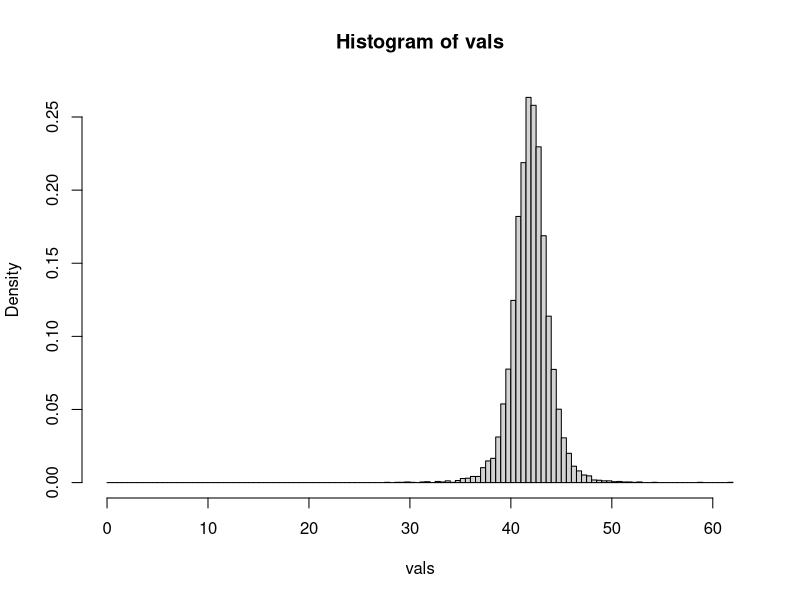
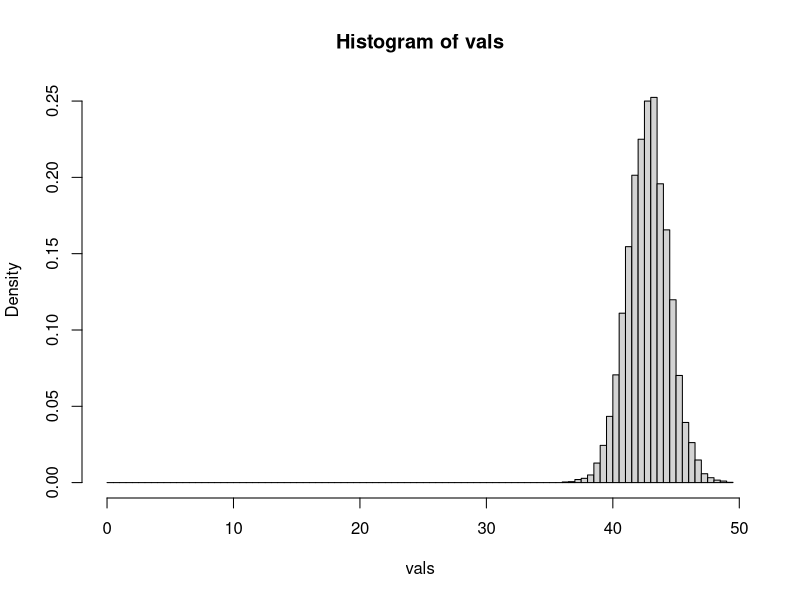

Generate these figures, in order, with R: (Note: this script raises an error after producing the figures.)
# QUALITATIVE factors edition
#############################################################
# Part 0: Data Input and Sufficient Statistics Computations #
#############################################################

# libraries
library(MASS)

# setting the seed so that computations can be repeated provided all relevant Parts are run consecutively
set.seed(1)

########################################################################################
#A Here is the code to generate some test data. Inputting data: TBA.                   #

l = c(2, 3) # input the number of levels per factor
m = length(l) # the number of factors.

k = prod(l) # letting this denote the possible number of combinations between the crossed factors 
n_vector = c(5, 5, 5, 5, 5, 5) # the size of n should be equal to k (if factors are crossed) 
n = sum(n_vector)
# If not, there's a problem.

# Generating Y (for testing purposes)

mu = c(2, 4, 6, 8, 10, 12)
Y = numeric(n)
for(i in 1:k){
  if(i == 1){
    Y[1:n[i]] = rnorm(n_vector[i], mean = mu[i], sd = 2)
  } else {
    Y[(cumsum(n_vector)[i-1]+1):cumsum(n_vector)[i]] = rnorm(n_vector[i], mean = mu[i], sd = 2)
  }
}

################################################################################
# Here is the code for computing X given the information above                 #
################################################################################

qual_generate_X = function(n_vector){
  #' Given the sample size per each combination, generates the X matrix.
  #' @param n a vector, which is the sample size per combination.
  #' @examples
  #' > qual_generate_X(c(1, 2, 1, 4))
  #'      [,1] [,2] [,3] [,4]
  #' [1,]    1    0    0    0
  #' [2,]    0    1    0    0
  #' [3,]    0    1    0    0
  #' [4,]    0    0    1    0
  #' [5,]    0    0    0    1
  #' [6,]    0    0    0    1
  #' [7,]    0    0    0    1
  #' [8,]    0    0    0    1
  X = matrix(0, nrow = length(n_vector), ncol = sum(n_vector))
  
  for(i in 1:length(n_vector)) {
    if(i == 1) {
      X[i, 1:n_vector[i]] = 1
    } else {
      start_idx = cumsum(n_vector)[i-1] + 1
      end_idx = cumsum(n_vector)[i]
      X[i, start_idx:end_idx] = 1
    }
  }
  return(t(X))
}

X = qual_generate_X(n_vector)

################################################################################
# Here is the code to compute the minimal sufficient statistics                #
################################################################################

qual_Y_metrics = function(X, Y){
  #' Given the values of the Y vector and the X matrix, computes the minimal
  #' sufficient statistics (b, s^2, and C).
  #' @param X a matrix.
  #' @param Y a vector containing the data.
  #' @param m represents the number of factors.
  #' @param l a vector that contains the number of levels per factor.
  b = solve(t(X) %*% X) %*% t(X) %*% Y
  s_2 = t(Y - X %*% b) %*% (Y - X %*% b)
  C = 1
  for(i in 1:m){
    Ci = cbind(rep(1, l[i]), contr.helmert(l[i])) # dropped the normalization
    C = C %x% Ci # kronecker product
  }
  newlist = list("b" = b, "s_2" = s_2, "C" = C)
  return(newlist)
}

results = qual_Y_metrics(X, Y)

b = results$b
s_2 = results$s_2
C = results$C

#####################################
# Part 1: Elicitation of the Prior  #
#####################################

# Here is the code to input for the elicitation manually #

p=1 # this is set
gamma = 0.99
s1 = c(1)
s2 = c(7)
lower_bd = c(0)
upper_bd = c(50)

m1 = c(0, 2, 4, 6, 8, 10)
m2 = c(4, 6, 8, 10, 12, 14)

elicit_prior_sigma_function = function(p, gamma, s1, s2, upper_bd, lower_bd){
  #' 1/sigma^2 ~ gamma(alpha01, alpha02). Here, we elicit the prior for sigma.
  #' We specify s1, s2 such that s1 <= sigma * z_{(1+gamma)/2} <= s2
  #' Then the values alpha01, alpha02 are solved for:
  #' Gamma(alpha01, 1, alpha02 * z^{2}_{(1+p)/2}/s^{2}_{1}) = (1+gamma)/2
  #' Gamma(alpha01, 1, alpha02 * z^{2}_{(1+p)/2}/s^{2}_{2}) = (1-gamma)/2
  #' Using the bisection method.
  #' @param p represents the number of dimensions.
  #' @param gamma represents the virtual certainty.
  sigmabounds_of_interest = list(s1, s2, upper_bd, lower_bd)
  for(i in sigmabounds_of_interest){
    if(length(i) != p){return("Error: there is a vector that doesn't have length p.")}
  }
  
  gam = (1+gamma)/2
  z0 = qnorm(gam,0,1)
  upbdinvsigma2 = (z0/s1)**2 
  lwbdinvsigma2 = (z0/s2)**2 
  
  alpha01 = numeric(p) 
  alpha02 = numeric(p)
  
  for(j in 1:p){
    # iterate until prob content of s1<= sigma*z0 <= s2 is within eps of p 
    eps = .0001
    maxits = 100
    alphalow = lower_bd[j]
    alphaup = upper_bd[j]
    for (i in 1:maxits){
      alpha = (alphalow + alphaup)/2
      beta = qgamma(gam, alpha, 1)/upbdinvsigma2[j]
      test = pgamma(beta*lwbdinvsigma2[j], alpha, 1)
      if (abs(test-(1-gam)) <= eps) { break }
      if (test < 1 - gam) { alphaup = alpha} 
      else if (test > 1 - gam) { alphalow = alpha }
    }
    alpha01[j] = alpha
    alpha02[j] = beta
  }
  
  newlist = list("lwbdinvsigma2" = lwbdinvsigma2, "upbdinvsigma2" = upbdinvsigma2, 
                 "alpha01" = alpha01, "alpha02" = alpha02, 
                 "z0" = z0, "s1" = s1, "s2" = s2)
  return(newlist)
}

elicit_prior_beta0_function = function(p, gamma, m1, m2, alpha01, alpha02){
  #' We elicit the prior for beta0 and lambda0.
  #' @param p represents the number of dimensions.
  #' @param gamma represents the virtual certainty.
  #' @param m1 represents the lower bound for beta0.
  #' @param m2 represents the upper bound for beta0.
  #' @param alpha01 a vector generated from sigma, along with alpha02.
  
  beta0 = (m1 + m2)/2 
  gam = (1+gamma)/2
  lambda0 = (m2 - m1)/(2 * sqrt(alpha02/alpha01) * qt(gam, df = 2 * alpha01))
  
  newlist = list("beta0" = beta0, "lambda0" = lambda0, "m1" = m1, "m2" = m2)
  return(newlist)
}

prior_sigma_vals = elicit_prior_sigma_function(p, gamma, s1, s2, upper_bd, lower_bd)

prior_sigma_vals

alpha01 = prior_sigma_vals$alpha01
alpha02 = prior_sigma_vals$alpha02

z0 = prior_sigma_vals$z0 # this is the (1+gamma)/2 quantile of the standard normal dist.

lwbdinvsigma2 = prior_sigma_vals$lwbdinvsigma2 # This is (z0/s2)^2
upbdinvsigma2 = prior_sigma_vals$upbdinvsigma2 # This is (z0/s1)^2

prior_beta0_vals = elicit_prior_beta0_function(p, gamma, m1, m2, alpha01, alpha02)

lambda0 = prior_beta0_vals$lambda0
beta0 = prior_beta0_vals$beta0

###################################
# Part 2: Sampling from the prior #
###################################

# Nprior = size of sample from the prior

Nprior = 10000

qual_sample_prior = function(Nprior, k, alpha01, alpha02, beta0, lambda0){
  #' This generates a sample of Nprior from the prior on N(mu, Sigma).
  #' @param Nprior represents the Monte Carlo sample size.
  #' @param k represents the number of possible combinations between the factors.
  #' The values of alpha01, alpha02, beta0, and lambda0 are from the prior elicitation.
  prior_sigma_2_vector = rep(0, Nprior)
  prior_beta_matrix = matrix(NA, nrow = Nprior, ncol = k)
  for(i in 1:Nprior){
    prior_sigma_2_vector[i] = 1/(rgamma(1, alpha01, alpha02))
    prior_Sigma = diag(lambda0 * prior_sigma_2_vector[i])
    prior_beta_matrix[i,] = mvrnorm(mu = beta0, Sigma = prior_Sigma)
  }
  newlist = list("prior_sigma_2_vector" = prior_sigma_2_vector,
                 "prior_beta_matrix" = prior_beta_matrix)
  return(newlist)
}

sample_prior_vals = qual_sample_prior(Nprior = Nprior, k = k, alpha01 = alpha01, 
                                      alpha02 = alpha02, beta0 = beta0, lambda0 = lambda0)

prior_sigma_2_vector = sample_prior_vals$prior_sigma_2_vector
prior_beta_matrix = sample_prior_vals$prior_beta_matrix

#######################################
# Part 3: Sampling from the posterior #
#######################################

# Npost = size of sample from the posterior

Npost = 10000 # change this later

qual_sample_post = function(Npost, X, k, n, alpha01, alpha02, lambda0, beta0, b, s_2){
  #' This generates a sample of Npost from the posterior on N(mu, Sigma).
  #' @param Npost represents the Monte Carlo sample size.
  #' @param k represents the number of possible combinations between the factors.
  #' @param n represents the total sample size.
  #' The values of alpha01, alpha02, and beta0 are from the prior elicitation.
  #' The values of b and s_2 are computed from the minimal sufficient statistic.
  Lambda0 = diag(lambda0)
  inv_L0 = diag(1/lambda0)
  
  side_eqn = solve(Lambda0 + solve(t(X) %*% X))
  alpha02_y = alpha02 + s_2/2 + (t(b - beta0) %*% side_eqn %*% (b - beta0))/2
  
  Sigma_y = solve(t(X) %*% X + solve(Lambda0))
  beta_y = solve(t(X) %*% X + inv_L0) %*% (t(X) %*% X %*% b + inv_L0 %*% beta0)
  
  post_sigma_2_vector = rep(0, Npost)
  post_beta_matrix = matrix(NA, nrow = Npost, ncol = k)
  
  for(i in 1:Npost){
    post_sigma_2 = 1/rgamma(1, n/2 + alpha01, alpha02_y)
    post_sigma_2_vector[i] = post_sigma_2
    post_beta_matrix[i,] = mvrnorm(mu = beta_y, Sigma = post_sigma_2 * Sigma_y)
  }
  newlist = list("post_sigma_2_vector" = post_sigma_2_vector,
                 "post_beta_matrix" = post_beta_matrix)
  return(newlist)
}

sample_post_vals = qual_sample_post(Npost = Npost, X = X, k = k, n = n, alpha01 = alpha01, 
                                    alpha02 = alpha02, lambda0 = lambda0, 
                                    beta0 = beta0, b = b, s_2 = s_2)

post_sigma_2_vector = sample_post_vals$post_sigma_2_vector
post_beta_matrix = sample_post_vals$post_beta_matrix

#######################################
# Part 4: Relative Belief Ratio       #
#######################################

# SINCE l = c(2, 3) we have the following order:
# a11, a12, a21, a22, a31, a32

col_num = 1

prior_alpha = (t(C) %*% t(prior_beta_matrix))[col_num,]
post_alpha = (t(C) %*% t(post_beta_matrix))[col_num, ]

alpha_plot_vals = function(Nmontecarlo, smoother = 7, delta = 0.5, alpha_vals){
  #' Obtains the smoothed plot of the density of alpha (applicable to prior and
  #' posterior)
  #' @param Nprior represents the Monte Carlo sample size used for the prior.
  #' @param smoother an odd number of points to average prior density values.
  #' write more later....
  vals = abs(alpha_vals)
  alpha_upper_bd = max(vals)
  
  breaks = seq(0, alpha_upper_bd, by = delta)
  if (tail(breaks, n=1) <= alpha_upper_bd) {
    breaks = c(breaks, breaks[length(breaks)] + delta)
  } 
  
  alpha_hist = hist(vals, breaks, freq = F)
  alpha_mids = alpha_hist$mids
  alpha_density = alpha_hist$density 
  
  # making a smoothed plot of the density of alpba
  alpha_dens_smoothed = alpha_density
  numcells = length(alpha_hist$counts)
  halfm = (smoother-1)/2
  for(i in (1+halfm):(numcells-halfm)){
    sum = 0
    for (j in (-halfm):halfm){
      sum = sum + alpha_density[i+j]
    }
    alpha_dens_smoothed[i]=sum/smoother 
  }
  
  newlist = list("alpha_mids" = alpha_mids, 
                 "alpha_dens" = alpha_density,
                 "alpha_dens_smoothed" = alpha_dens_smoothed,
                 "breaks" = breaks)
  return(newlist)
}

prior_alpha_vals = alpha_plot_vals(Nmontecarlo = Nprior, smoother = 7, delta = 0.5, 
                                   alpha_vals = prior_alpha)

post_alpha_vals = alpha_plot_vals(Nmontecarlo = Npost, smoother = 7, delta = 0.5, 
                                  alpha_vals = post_alpha)

prior_alpha_dens_smoothed = prior_alpha_vals$alpha_dens_smoothed
prior_alpha_breaks = prior_alpha_vals$breaks

post_alpha_dens_smoothed = post_alpha_vals$alpha_dens_smoothed
post_alpha_breaks = post_alpha_vals$breaks

rbr_alpha = function(prior_alpha_dens_smoothed, prior_alpha_breaks, 
                     post_alpha_dens_smoothed, post_alpha_breaks){
  #' Obtain the relative belief ratio of psi based off of the prior and posterior values.
  #' @param prior_alpha_dens_smoothed represents the prior alpha values.
  #' @param prior_alpha_breaks represents the end points of the grid containing the prior alpha values.
  #' @param post_alpha_dens_smoothed represents the posterior alpha values.
  #' @param post_alpha_breaks represents the end points of the grid containing the post alpha values.
  
  # Only need to focus on the max value due to endpoints
  extra = abs(length(prior_alpha_breaks) - length(post_alpha_breaks))
  if(length(prior_alpha_breaks) > length(post_alpha_breaks)){
    post_alpha_dens_smoothed = c(post_alpha_dens_smoothed, rep(0, extra))
    rbr_breaks = prior_alpha_breaks
  } else {
    prior_alpha_dens_smoothed = c(prior_alpha_dens_smoothed, rep(0, extra))
    rbr_breaks = post_alpha_breaks
  }
  numcells = length(rbr_breaks)-1
  RB_alpha = rep(0, numcells)
  for (i in 1:numcells){
    if (prior_alpha_dens_smoothed[i] != 0){
      RB_alpha[i] = post_alpha_dens_smoothed[i]/prior_alpha_dens_smoothed[i]}
  }
  # getting the midpoints for rbr
  comp_delta = diff(rbr_breaks)[1]
  half_delta = comp_delta/2
  RB_mids = seq(from = rbr_breaks[1] + half_delta, 
                to = rbr_breaks[length(rbr_breaks)] - half_delta, 
                by = comp_delta)
  
  newlist = list("RB_breaks" = rbr_breaks, "RB_mids" = RB_mids,
                 "RB_alpha" = RB_alpha,
                 "post_alpha_dens_smoothed" = post_alpha_dens_smoothed,
                 "prior_alpha_dens_smoothed" = prior_alpha_dens_smoothed)
  return(newlist)
}

rbr_alpha_vals = rbr_alpha(prior_alpha_dens_smoothed, prior_alpha_breaks, 
                           post_alpha_dens_smoothed, post_alpha_breaks)

# Estimations for Psi ##########################################

# May need to change the name of the function arguments, but these are the same
# functions as they were for the other case.
plausible_region_est = function(prior_psi_mids, RB_psi, post_psi_dens_smoothed,
                                delta_psi){
  # estimating plausible region
  plaus_region = ifelse(RB_psi > 1, prior_psi_mids, 0)
  
  # getting the interval instead
  nonzero_values = plaus_region[plaus_region != 0]
  plaus_interval = c(nonzero_values[1], nonzero_values[length(nonzero_values)])
  
  # getting the posterior content of the plausible region
  plaus_content = 0
  for(i in 1:length(prior_psi_mids)){
    if(RB_psi[i] > 1){
      plaus_content = plaus_content + post_psi_dens_smoothed[i]
    }
  }
  plaus_content = plaus_content * delta_psi
  
  newlist = list("plaus_region" = plaus_region,
                 "plaus_interval" = plaus_interval,
                 "plaus_content" = plaus_content)
  return(newlist)
}

plausible_region_est(prior_psi_mids = rbr_alpha_vals$RB_mids, 
                     RB_psi = rbr_alpha_vals$RB_alpha, 
                     post_psi_dens_smoothed = rbr_alpha_vals$post_alpha_dens_smoothed, 
                     delta_psi = 0.5)

psi_hypothesis_test = function(psi_0 = -2, prior_psi_mids, RB_psi, post_psi_dens_smoothed,
                               delta_psi){
  
  psi_0_index = which.min(abs(prior_psi_mids - psi_0))
  
  # evidence for or against psi0
  if(RB_psi[psi_0_index] > 1){
    psi_message = paste("RB of psi_0 = ",RB_psi[psi_0_index]," so there is evidence in favor of H_0 : psi = ",
                        psi_0, sep ="")
  }
  else if(RB_psi[psi_0_index] < 1){
    psi_message = paste("RB of psi_0 = ", RB_psi[psi_0_index]," so there is evidence against H_0 : psi = ",
                        psi_0, sep = "")
  }
  else if(RB_psi[psi_0_index] == 1){
    psi_message = paste("RB of psi_0 = ", RB_psi[psi_0_index],
                        " so there is no evidence either in favor of or against H_0 : psi = ",
                        psi_0, sep = "")
  }
  
  # compute the evidence concerning strength H_0 : psi = psi_0
  indices = which(RB_psi <= RB_psi[psi_0_index])
  # Compute the strength
  strength_psi_0 = sum(post_psi_dens_smoothed[indices]) * delta_psi
  strength_msg = paste("Strength of the evidence concerning H_0 : psi = psi_0 is given by ", strength_psi_0, sep = "")
  
  newlist = list("psi_message" = psi_message, "indices" = indices, "strength_message" = strength_msg)
  
  return(newlist)
}

psi_hypothesis_test(psi_0 = 1, 
                    prior_psi_mids = rbr_alpha_vals$RB_mids, 
                    RB_psi = rbr_alpha_vals$RB_alpha, 
                    post_psi_dens_smoothed = rbr_alpha_vals$post_alpha_dens_smoothed,
                    delta_psi = 0.5)


rbr_alpha_vals$RB_mids[which.max(rbr_alpha_vals$RB_alpha)]


psi_cust_plot = function(grid, density, colour_choice = "red",
                         lty_type = 2, transparency = 0.4, plot_title = "Prior",
                         plot_object = "$\\psi$", xlim_min = -10, xlim_max = 10){
  # TODO: implement col_num (column number) later.
  #' Creates a density plot, used for the prior, posterior, and relative belief ratio for psi.
  #' @param grid vector containing the x-axis values which corresponds to the density.
  #' @param density vector containing the density values.
  #' @param colour_choice the colour used for the line.
  #' @param lty_type the line type used for the plot (same values as base R plotting).
  #' @param transparency transparency percentage for the area of the density plot. 
  #'                     Set to 0 if you don't want the area highlighted.
  #' @param xlim_min smaller x-axis cutoff of the plot.
  #' @param xlim_max larger x-axis cutoff of the plot.
  
  if(xlim_min > min(grid) & xlim_max < max(grid)){
    xlim_interval = c(xlim_min, xlim_max)
  } else {xlim_interval = c(min(grid), max(grid))}
  
  col_rgb = col2rgb(colour_choice)
  area_col = rgb(col_rgb[1]/255, col_rgb[2]/255, col_rgb[3]/255, 
                 alpha = transparency)
  plot(grid, density, type = "l", lty = lty_type, 
       xlab = TeX("$\\psi$"), ylab = "Density", col = colour_choice, 
       main= TeX(paste("The", plot_title, "of", plot_object)),
       xlim = xlim_interval)
  polygon(grid, density, col = area_col, border = NA)
}

psi_priorpost_plot = function(grid, prior_density, post_density, plot_object = "$\\psi$",
                              colour_choice = c("red", "blue"), lty_type = c(2, 2),
                              transparency = 0.4, xlim_min = -10, xlim_max = 10){
  # TODO: implement col_num (column number) later.
  #' Creates a density plot, used for the prior, posterior, and relative belief ratio for psi.
  #' @param grid vector containing the x-axis values which corresponds to the density.
  #' @param prior_density vector containing prior density values.
  #' @param post_density vector containing the posterior density values.
  #' @param colour_choice vector containing colour for the density plot line.
  #'        The first value is for the prior, and the second is for the posterior.
  #' @param lty_type vector containing line type (same values as base R plotting).
  #'        The first value is for the prior, and the second is for the posterior.
  #' @param transparency transparency percentage for the area of the density plot. 
  #'                     Set to 0 if you don't want the area highlighted.
  #' @param xlim_min smaller x-axis cutoff of the plot.
  #' @param xlim_max larger x-axis cutoff of the plot.
  
  if(xlim_min > min(grid) & xlim_max < max(grid)){
    xlim_interval = c(xlim_min, xlim_max)
  } else {xlim_interval = c(min(grid), max(grid))}
  
  prior_col_rgb = col2rgb(colour_choice[1])
  post_col_rgb = col2rgb(colour_choice[2])
  
  prior_area_col = rgb(prior_col_rgb[1]/255, prior_col_rgb[2]/255, prior_col_rgb[3]/255, 
                       alpha = transparency)
  post_area_col = rgb(post_col_rgb[1]/255, post_col_rgb[2]/255, post_col_rgb[3]/255, 
                      alpha = transparency)
  
  max_val = plyr::round_any(max(c(prior_density, post_density)), 
                            accuracy = 0.05, f = ceiling)
  ylim_vals = c(0, max_val)
  
  plot(grid, prior_density, type = "l", lty = lty_type[1], col = colour_choice[1], 
       xlab = TeX(plot_object), ylab = "Density", 
       main = TeX(paste("The Prior and Posterior Density of", plot_object)), 
       ylim = ylim_vals, xlim = xlim_interval)
  
  lines(grid, post_density, lty = lty_type[2], col = colour_choice[2])
  
  polygon(grid, prior_density, col = prior_area_col, border = NA)
  polygon(grid, post_density, col = post_area_col, border = NA)
  
  legend("topleft", legend=c("Prior", "Posterior"),
         col = colour_choice, lty = lty_type, cex=0.8)
}


psi_priorpost_plot(grid = rbr_alpha_vals$RB_mids, 
                   prior_density = rbr_alpha_vals$prior_alpha_dens_smoothed, 
                   post_density = rbr_alpha_vals$post_alpha_dens_smoothed, 
                   plot_object = "$\\alpha_{0}$",
                   colour_choice = c("red", "blue"), lty_type = c(2, 2),
                   transparency = 0.4, xlim_min = 30, xlim_max = 60)

psi_cust_plot(grid = rbr_alpha_vals$RB_mids, 
              density = rbr_alpha_vals$prior_alpha_dens_smoothed, 
              colour_choice = "red", lty_type = 2, transparency = 0.4, 
              plot_title = "Prior", plot_object = "$\\alpha_{0}$",
              xlim_min = 30, xlim_max = 60)

psi_cust_plot(grid = rbr_alpha_vals$RB_mids, 
              density = rbr_alpha_vals$post_alpha_dens_smoothed, 
              colour_choice = "blue", lty_type = 2, transparency = 0.4, 
              plot_title = "Posterior",
              xlim_min = 30, xlim_max = 60)

psi_cust_plot(grid = rbr_alpha_vals$RB_mids, 
              density = rbr_alpha_vals$RB_alpha, 
              colour_choice = "green", lty_type = 2, transparency = 0.4, 
              plot_title = "Relative Belief Ratio",
              xlim_min = 30, xlim_max = 60)





